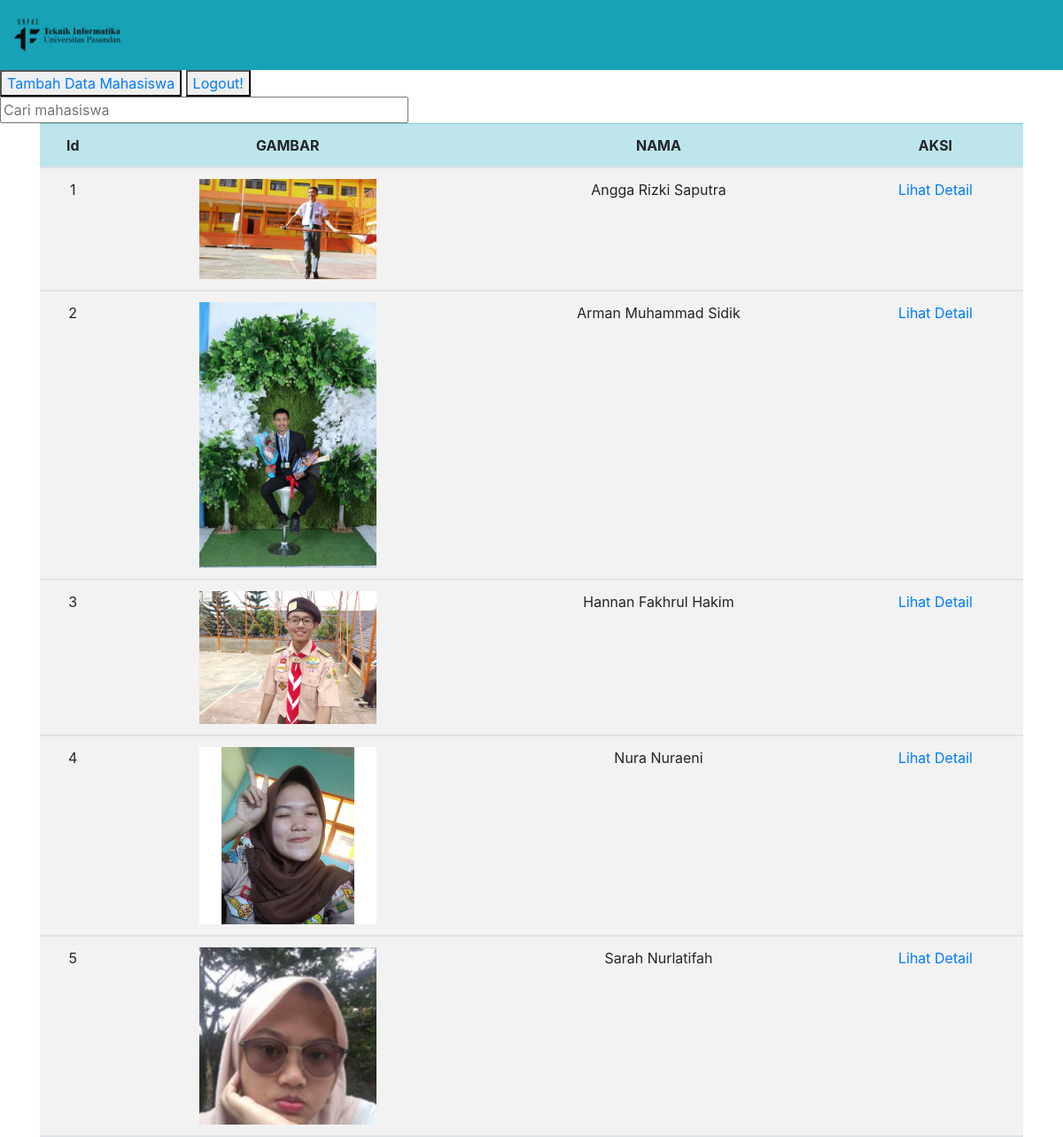
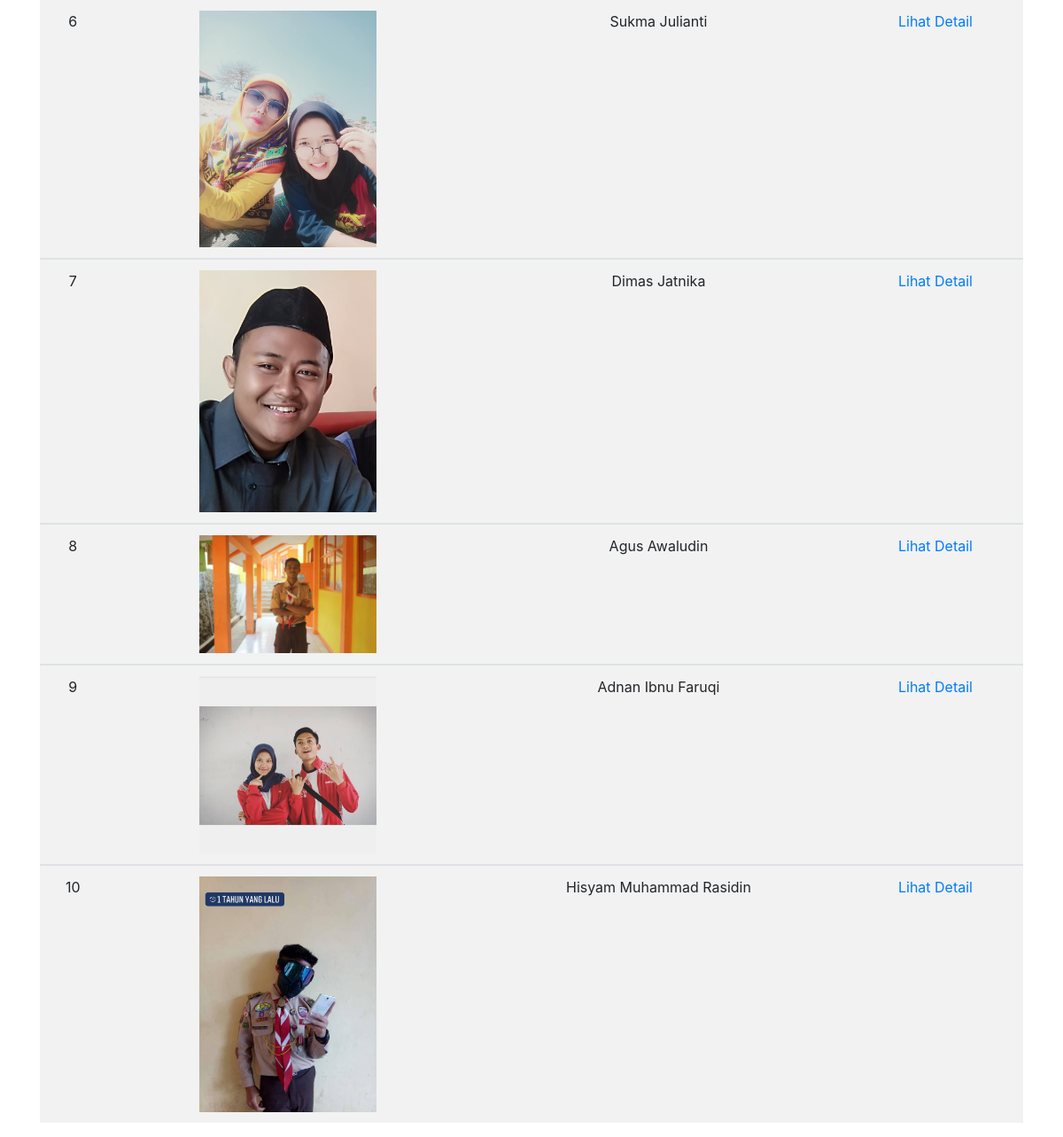
Page /pertemuan13/index.php (signed in) on the committed database (2 pictures, top to bottom).
### tables this page shows
CREATE TABLE `mahasiswa` (
  `Id` int(10) NOT NULL,
  `Nama` varchar(50) NOT NULL,
  `Nrp` varchar(10) NOT NULL,
  `Email` varchar(30) NOT NULL,
  `Jurusan` varchar(20) NOT NULL,
  `Gambar` varchar(10) NOT NULL
);

### pertemuan13/functions.php (called while the page is built, shortened)
<?php
function koneksi()
{
  return mysqli_connect('localhost', 'root', '', 'pw_193040073');
}
function query($query)
{
  $conn = koneksi();
  $result = mysqli_query($conn, $query);
  $rows = [];
  while ($row = mysqli_fetch_assoc($result)) {
    $rows[] = $row;
  }
  return $rows;
}

### pertemuan13/index.php (the view, shortened to what this page needs)
<?php
require 'functions.php';
$mahasiswa = query("SELECT * FROM mahasiswa");
?>
<!doctype html>
<html lang="en">
<head>
  <link rel="stylesheet" href="https://stackpath.bootstrapcdn.com/bootstrap/4.4.1/css/bootstrap.min.css">
</head>
<body>
  <nav class="navbar navbar-light bg-info">
    <img class="img" src="img/if.png" width="120px">
  </nav>
  <button>
    <a href="tambah.php">Tambah Data Mahasiswa</a>
  </button>
  <button>
    <a href="logout.php">Logout!</a>
  </button>
  <br>
  <form action="" method="POST">
    <input type="text" name="keyword" size="40" placeholder="Cari mahasiswa" autocomplete="off" autofocus class="
    keyword">
  </form>
  <div class="container">
    <table class="table table-striped">
      <thead class="table-info">
        <tr style="text-align: center">
          <th scope="col">Id</th>
          <th scope="col">GAMBAR</th>
          <th scope="col">NAMA</th>
          <th scope="col">AKSI</th>
        </tr>
        <?php $i = 1; ?>
        <?php foreach ($mahasiswa as $m) : ?>
      </thead>
      <tbody style="text-align: center">
        <tr>
          <td><?= $i++; ?></td>
          <td><img src="img/<?= $m['Gambar']; ?>" width="200"></td>
          <td><?= $m['Nama']; ?></td>
          <td>
            <a href="detail.php?Id=<?= $m['Id']; ?>">Lihat Detail</a>
          </td>
        </tr>
      <?php endforeach; ?>
      </tbody>
    </table>
  </div>
</body>
</html>

### rows in the picture
mahasiswa: Gambar (picture), Nama "Angga Rizki Saputra"
mahasiswa: Gambar (picture), Nama "Arman Muhammad Sidik"
mahasiswa: Gambar (picture), Nama "Hannan Fakhrul Hakim"
mahasiswa: Gambar (picture), Nama "Nura Nuraeni"
mahasiswa: Gambar (picture), Nama "Sarah Nurlatifah"
mahasiswa: Gambar (picture), Nama "Sukma Julianti"
mahasiswa: Gambar (picture), Nama "Dimas Jatnika"
mahasiswa: Gambar (picture), Nama "Agus Awaludin"
mahasiswa: Gambar (picture), Nama "Adnan Ibnu Faruqi"
mahasiswa: Gambar (picture), Nama "Hisyam Muhammad Rasidin"
